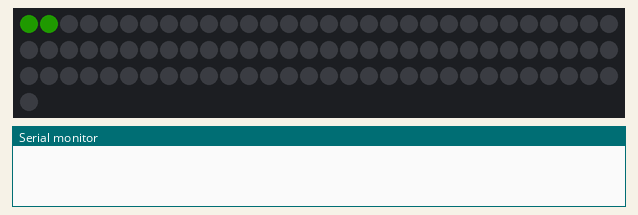
Simulated run of this sketch. Board: ESP32. On the bench: 91 RGB LEDs in strip order, left to right, continuing on the next row, the last lines printed to the serial monitor. Dim RGB values are drawn brighter than linear; WiFi joins after 1.5 s; servers stay silent unless stated; the local clock reads 2024-03-15 10:24:30 at power-on unless the sketch sets it; web services answer with replies made up by the test bench.

Above: at 0.1 s.
At 4.69 s:
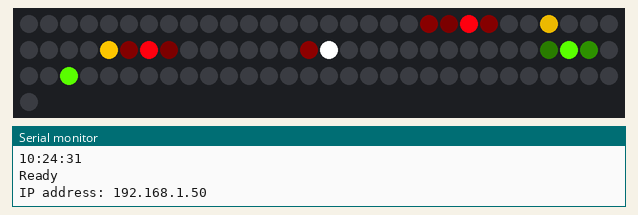
At 39.55 s:
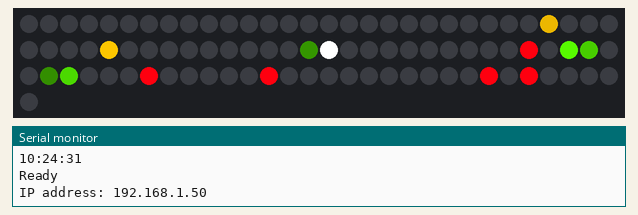

The sketch:

Hexel.ino
```cpp
/*
   TODO
    - Clock
    - Weather montages (rain, sun, thunder)
    - Sky montages - sunrise, sunset
    - Something with calendars
    - Something with Satellite view over your current location
      - A rough view of the current cape peninsular with weather/clouds
    - Some message while searching for WiFi
    - A startup screen - BoydOS
    - Change the clock to be able to display floating point seconds
    - Neural network to learn and play chess/checkers/tetris/snake/pong
    - Hex based maze survival game?
    - Genghis visualiser (with the bot at the centre, the rest of the world just moves round it)
    - virtual lava lamp
    - live updating map for property prices?
    - live update of some online game?
    - live update of satellites overhead/flights?
    - low res memes?
    - DVD logo thing, but it always hits the corners
    - synced with spotify
    - Add in a rotation amount to the renderer
    - Program a proper graphics renderer, with a z value to indicate depth / layers
    - Make the minecraft logo?

*/

#include <ArduinoOTA.h>       // OTA
#include <ArduinoJson.h>      // Read JSON streams
#include <ESPmDNS.h>          // OTA
#include <HTTPClient.h>       // HTTP connection
#include <NeoPixelAnimator.h> // Neopixels
#include <NeoPixelBus.h>      // Neopixels
#include <Wire.h>             // hmmm
#include <WiFi.h>             // Wifi connection
#include <WiFiUdp.h>          // OTA

#define PIXEL_PIN 4
#define PIXEL_COUNT 91
NeoPixelBus<NeoGrbFeature, Neo800KbpsMethod> strip(PIXEL_COUNT, PIXEL_PIN);

const char* ssid = "MOSSAD";
const char* password =  "28Woodlands";
float h = 0.0;
float m = 0.0;
float s = 0.0;
int DAY_INTERVAL = 50;
int NIGHT_INTERVAL = 10;
int interval = DAY_INTERVAL;
long startTimer = millis();
float X_CENTER = 5.0;
float Y_CENTER = 2.5;
float ROTATION = 3 / 6 * PI;
long delta = 0;


const int hex[11][11] = {
  { 0,  1,  2,  3,  4,  5, -1, -1, -1, -1, -1 },
  { 12, 11, 10,  9,  8,  7,  6, -1, -1, -1, -1 },
  { 13, 14, 15, 16, 17, 18, 19, 20, -1, -1, -1 },
  { 29, 28, 27, 26, 25, 24, 23, 22, 21, -1, -1 },
  { 30, 31, 32, 33, 34, 35, 36, 37, 38, 39, -1 },
  { 50, 49, 48, 47, 46, 45, 44, 43, 42, 41, 40 },
  { -1, 51, 52, 53, 54, 55, 56, 57, 58, 59, 60 },
  { -1, -1, 69, 68, 67, 66, 65, 64, 63, 62, 61 },
  { -1, -1, -1, 70, 71, 72, 73, 74, 75, 76, 77 },
  { -1, -1, -1, -1, 84, 83, 82, 81, 80, 79, 78 },
  { -1, -1, -1, -1, -1, 85, 86, 87, 88, 89, 90 }
};

const int centre_ring[7] = {35, 44, 56, 55, 46, 34, 45};

StaticJsonDocument<600> doc;

void setup() {
  HsbColor col = HsbColor(0.3, 1.0, 0.1);
  pinMode(PIXEL_PIN, OUTPUT);
  // Start up the Hexels
  strip.Begin();
  strip.Show();
  strip.SetPixelColor(0, col);
  strip.Show();
  Serial.begin(115200);
  while (!Serial); // wait for serial attach
  strip.SetPixelColor(1, col);
  strip.Show();
  WiFi.mode(WIFI_STA);
  WiFi.begin(ssid, password);

  // wait until the connection is resolved into a pass/fail
  while (WiFi.waitForConnectResult() != WL_CONNECTED) {
    col = HsbColor(0.0, 1.0, 0.1);
    strip.ClearTo(HsbColor(0.0, 1.0, 0.0));
    for (int i = 0; i < 7; i++) {
      strip.SetPixelColor(centre_ring[i], col);
      strip.Show();
      delay(500);
    }
    ESP.restart();
  }
  strip.SetPixelColor(2, col);
  strip.Show();
  ArduinoOTA.setHostname("ESP32-Hexel");
  //  ArduinoOTA.setPassword("admin");

  ArduinoOTA
  .onStart([]() {
    String type;
    if (ArduinoOTA.getCommand() == U_FLASH) {
      type = "sketch";
    } else {// U_SPIFFS
      type = "filesystem";
    }
    Serial.println("Start updating " + type);
  })
  .onEnd([]() {
    Serial.println("\nEnd");
  })
  .onProgress([](unsigned int progress, unsigned int total) {
    Serial.printf("Progress: %u%%\r", (progress / (total / 100)));
  })
  .onError([](ota_error_t error) {
    Serial.printf("Error[%u]: ", error);
    if (error == OTA_AUTH_ERROR) Serial.println("Auth Failed");
    else if (error == OTA_BEGIN_ERROR) Serial.println("Begin Failed");
    else if (error == OTA_CONNECT_ERROR) Serial.println("Connect Failed");
    else if (error == OTA_RECEIVE_ERROR) Serial.println("Receive Failed");
    else if (error == OTA_END_ERROR) Serial.println("End Failed");
  });

  ArduinoOTA.begin();
  strip.SetPixelColor(3, col);
  strip.Show();
  // Get and set the time

  String hms_str = get_HMS_string();
  Serial.println(hms_str);
  String hms[3] = {
    hms_str.substring(0, 2),
    hms_str.substring(3, 5),
    hms_str.substring(6, 8)
  };
  h = hms[0].toInt() % 24;
  m = hms[1].toInt() % 60;
  s = hms[2].toInt() % 60;

  strip.SetPixelColor(4, col);
  strip.Show();

  Serial.println("Ready");
  Serial.print("IP address: ");
  Serial.println(WiFi.localIP());

}

void loop() {
  ArduinoOTA.handle();
  interval = (8.0 < h && h < 22.0) ? DAY_INTERVAL : NIGHT_INTERVAL;
  if (millis() - startTimer > interval) {
    delta = millis() - startTimer;
    startTimer = millis();
    s += delta / 1000.0;
    //    m += delta / 60000.0;
    //    h += delta / 3600000.0;
    if (s >= 60.0) {
      s -= 60.0;
      m += 1;
    }
    if (m >= 60.0) {
      String hms_str = get_HMS_string();
      String hms[3] = {
        hms_str.substring(0, 2),
        hms_str.substring(3, 5),
        hms_str.substring(6, 8)
      };
      h = hms[0].toInt();
      m = hms[1].toInt();
      s = hms[2].toInt();
    }
    strip.ClearTo(HsbColor(0.0, 1.0, 0.0));
    drawClock(h, m, s);
//    strip.SetPixelColor(s, HsbColor(0.6, 1.0, 0.05));
//    strip.SetPixelColor(m, HsbColor(0.3, 1.0, 0.05));
//    strip.SetPixelColor(h, HsbColor(0.0, 1.0, 0.05));
    strip.Show();
  }
}

void drawClock(float h, float m, float s) {
  float brightness = (8.0 < h && h < 22.0) ? 1.0 : 0.05; // Dim the lights at night
  //  brightness = 1.0;
  HsbColor hr_col = HsbColor(0.13, 1.0, brightness);
  HsbColor mn_col = HsbColor(0.275, 1.0, brightness);
  HsbColor sc_col = HsbColor(0.99, 1.0, brightness);

  float s_frac = (s / 60.0);
  float m_frac = (m / 60.0) + s_frac / 60.0;
  float h_frac = ((((int) h) % 12) / 12.0) + m_frac / 60.0;

  // Set the second hand
  drawLine(
    5, 2.5,
    5 + 6 * cos(s_frac * TWO_PI - HALF_PI),
    2.5 + 6 * sin(s_frac * TWO_PI - HALF_PI),
    sc_col
  );
  // Set the minute hand
  drawLine(
    5, 2.5,                                   // x0, y0
    5 + 4 * cos(m_frac * TWO_PI - HALF_PI),   // x1
    2.5 + 4 * sin(m_frac * TWO_PI - HALF_PI), // y1
    mn_col                   // color
  );
  // Set the hour hand
  drawLine(
    5, 2.5,
    5 + 2.5 * cos(h_frac * TWO_PI - HALF_PI),
    2.5 + 2.5 * sin(h_frac * TWO_PI - HALF_PI),
    hr_col
  );

  strip.SetPixelColor(45, HsbColor(0.0, 0.0, brightness));

}

//void drawPoint(float x, float y, HsbColor item_color) {
//  float s_val = s_from_xy(x, y);
//  float t_val = t_from_xy(x, y);
//
//  int s_arr[3] = { floor(round(s_val) - 0.01), round(s_val), ceil(round(s_val) + 0.01) };
//  int t_arr[3] = { floor(round(t_val) - 0.01), round(t_val), ceil(round(t_val) + 0.01) };
//
//  for (int i = 0; i < 3; i++) {
//    if (s_arr[i] < 11 && s_arr[i] > -1) {
//      for (int j = 0; j < 3; j++) {
//        if (t_arr[j] < 11 && t_arr[j] > -1) {
//          float dist = point_to_point(
//                         x_from_st(s_arr[i], t_arr[j]),
//                         y_from_st(s_arr[i], t_arr[j]),
//                         x,
//                         y
//                       );
//          float adjustment = adjustment_from_dist(dist);
//
//          HsbColor OG_color = strip.GetPixelColor(hex[s_arr[i]][t_arr[j]]);
//          HsbColor new_color = HsbColor(
//                                 item_color.H * adjustment + OG_color.H * (1 - adjustment),
//                                 1.0
////                                 item_color.S * adjustment + OG_color.S * (1 - adjustment),
//                                 item_color.B * adjustment + OG_color.B * (1 - adjustment)
//                               );
//          strip.SetPixelColor(hex[s_arr[i]][t_arr[j]], new_color);
//        }
//      }
//    }
//  }
//}

void drawLine(float x1, float y1, float x2, float y2, HsbColor item_color) {
  int s_start = floor(s_from_xy(min(x1, x2), min(y1, y2))) - 1;
  int t_start = floor(t_from_xy(min(x1, x2), min(y1, y2))) - 1;

  int s_end = ceil(s_from_xy(max(x1, x2), max(y1, y2))) + 1;
  int t_end = ceil(t_from_xy(max(x1, x2), max(y1, y2))) + 1;

  float s1 = s_from_xy(x1, y1);
  float t1 = t_from_xy(x1, y1);
  float s2 = s_from_xy(x2, y2);
  float t2 = t_from_xy(x2, y2);

  for (int s = s_start; s <= s_end; s++) {
    for (int t = t_start; t <= t_end; t++) {

      // now color the pixel at hex[s][t] according to the closest point of the line
      float dist = line_to_point(x1, y1, x2, y2, x_from_st(s, t), y_from_st(s, t));

      float adjustment = adjustment_from_dist(dist);
      if (item_color.B * adjustment > 0.01 && s >= 0 && s < 11 && t >= 0 && t < 11) {
        HsbColor OG_color = strip.GetPixelColor(hex[s][t]);
        HsbColor new_color;
        if (OG_color.B < 0.01) {
          new_color = HsbColor(
                        item_color.H,
                        item_color.S,
                        item_color.B * adjustment
                      );
        } else {
          new_color = HsbColor(
                        item_color.H * adjustment + OG_color.H * (1 - adjustment),
                        item_color.S * adjustment + OG_color.S * (1 - adjustment),
                        item_color.B * adjustment + OG_color.B * (1 - adjustment)
                      );
        }
        strip.SetPixelColor(hex[s][t], new_color);
      }
    }
  }
}

float point_to_point(float x1, float y1, float x2, float y2) {
  return sqrt(pow(x1 - x2, 2) + pow(y1 - y2, 2));
}

float line_to_point(float A_x, float A_y, float B_x, float B_y, float x, float y) {
  if (A_x == B_x || A_y == B_y) {
    // Rotate by 45 degrees in order to offset horizontal/vertical lines
    // TODO is it possible to get rid of all this float arithmatic?
    float ROOT_TWO_OVER_TWO = 0.707106781;
    A_x = ROOT_TWO_OVER_TWO * (A_x - A_y);
    A_y = ROOT_TWO_OVER_TWO * (A_x + A_y);

    B_x = ROOT_TWO_OVER_TWO * (B_x - B_y);
    B_y = ROOT_TWO_OVER_TWO * (B_x + B_y);

    x = ROOT_TWO_OVER_TWO * (x - y);
    y = ROOT_TWO_OVER_TWO * (x + y);
  }
  if (A_y < B_y) { // Make sure point A is the higher of the two
    float temp = A_y;
    A_y = B_y;
    B_y = temp;

    temp = A_x;
    A_x = B_x;
    B_x = temp;
  }
  float m = (B_y - A_y) / (B_x - A_x);
  float c = A_y - m * A_x;
  float m_norm = -1 / m;
  float A_c_norm = A_y - m_norm * A_x;
  float B_c_norm = B_y - m_norm * B_x;

  if (y > (m_norm * x + A_c_norm)) {        // The point to draw is before the start of the line
    return point_to_point(A_x, A_y, x, y);
  } else if (y < (m_norm * x + B_c_norm)) { // The point to draw is after the end of the line
    return point_to_point(B_x, B_y, x, y);
  } else {
    return abs(c + m * x - y) / sqrt(pow(m, 2) + 1);
  }
}

float adjustment_from_dist(float dist) {
  // https://www.desmos.com/calculator/nlhki3mlce
  int steepness = 32;
  int flatness = 3;
  return pow(2, -steepness * abs( pow(dist, flatness)));
}

String get_HMS_string() {
  if ((WiFi.status() == WL_CONNECTED)) {
    HTTPClient http;
    http.begin("http://worldtimeapi.org/api/ip");
    int httpCode = http.GET();
    if (httpCode > 0) {
      String payload = http.getString();
      //Deserialize the JSON document
      DeserializationError error = deserializeJson(doc, payload);
      // Test if parsing succeeds.
      if (error) {
        Serial.print(F("deserializeJson() failed: "));
        Serial.println(error.c_str());
        return "ERROR";
      }
      String str = doc["datetime"];
      http.end(); //Free the resources
      return str.substring(11, 19);
    } else {
      http.end(); //Free the resources
      Serial.println("Error on HTTP request");
    }
    //    2020-05-22T21:52:47.608325+02:00
  }
}

void wifi() {

  //  if ((WiFi.status() == WL_CONNECTED)) { //Check the current connection status
  //    HTTPClient http;
  //    http.begin(endpoint); //Specify the URL
  //    int httpCode = http.GET();  //Make the request
  //
  //    if (httpCode > 0) { //Check for the returning code
  //        String payload = http.getString();
  //        //Deserialize the JSON document
  //        DeserializationError error = deserializeJson(doc, payload);
  //        // Test if parsing succeeds.
  //        if (error) {
  //          Serial.print(F("deserializeJson() failed: "));
  //          Serial.println(error.c_str());
  //          return;
  //        }
  //        String str = doc["datetime"];
  //        Serial.println(str);
  //        String str_h = str.substring(11,13);
  //        String str_m = str.substring(14,16);
  //        String str_s = str.substring(17,19);
  //        int h = str_h.toInt();
  //        int m = str_m.toInt();
  //        int s = str_s.toInt();
  //        clock(h, m, s);
  //        delay(1000);
  //      }
  //
  //    else {
  //      Serial.println("Error on HTTP request");
  //    }
  //    2020-05-22T21:52:47.608325+02:00

  //    http.end(); //Free the resources
  //  }
}

float s_from_xy(float x, float y) {
  // s is  the direction left to right
  //  return x;
  return s_from_xy(x, y, ROTATION);
}

float t_from_xy(float x, float y) {
  // t is  the direction diagonally up
  //  return x / 2.0 + y;
  return t_from_xy(x, y, ROTATION);

}

float x_from_st(float s, float t) {
  //  return s;
  return x_from_st(s, t, ROTATION);

}

float y_from_st(float s, float t) {
  //  return t - s / 2.0;
  return y_from_st(s, t, ROTATION);

}

float s_from_xy(float x, float y, float theta) {
  // s is  the direction left to right
  // The centre of rotation is at (x=5, y=2.5) or (s=5, t=0)
  float x_rotated = (x - X_CENTER) * cos(theta) - (y - Y_CENTER) * sin(theta) + X_CENTER;
  return x_rotated;
}

float t_from_xy(float x, float y, float theta) {
  // t is  the direction diagonally up
  float x_rotated = (x - X_CENTER) * cos(theta) - (y - Y_CENTER) * sin(theta) + X_CENTER;
  float y_rotated = (x - X_CENTER) * sin(theta) + (y - Y_CENTER) * cos(theta) + Y_CENTER;
  return x_rotated / 2.0 + y_rotated;
}

float x_from_st(float s, float t, float theta) {
  float y_rotated = t - s / 2.0;
  float x_rotated = s;
  float x = (x_rotated - X_CENTER) * cos(-theta) - (y_rotated - Y_CENTER) * sin(-theta) + X_CENTER;
  return x;
}

float y_from_st(float s, float t, float theta) {
  float y_rotated = t - s / 2.0;
  float x_rotated = s;
  float y = (x_rotated - X_CENTER) * sin(-theta) + (y_rotated - Y_CENTER) * cos(-theta) + Y_CENTER;
  return y;
}

void run_test(int DELAY) {
  Serial.println("=============LED TEST START=============");
  Serial.println("Testing individual LEDs with WHITE");
  for (int i = 0; i < PIXEL_COUNT; i++) {
    strip.ClearTo(HslColor(0, 1, 0));
    strip.SetPixelColor(i, HslColor(0.5, 0.5, 0.5));
    strip.Show();
    delay(DELAY);
  }

  Serial.println();
  Serial.print("Testing SAT 0-100: ");
  strip.ClearTo(HslColor(0, 1, 0));;
  for (float s = 0.0; s < 1.0f; s += 0.01) {
    strip.ClearTo(HslColor(0.5, s, 0.5));
    strip.Show();
    if (((int) s * 100) % 10 == 0) {
      Serial.print(s);
      Serial.print(" ");
    }
    delay(DELAY / 3);
  }

  Serial.println();
  Serial.print("Testing VAL 0-100: ");
  strip.ClearTo(HslColor(0, 1 , 0));;
  for (float l = 0.0; l < 1.0f; l += 0.01) {
    strip.ClearTo(HslColor(0.5, 0.5, l));
    strip.Show();
    if (((int) l * 100) % 10 == 0) {
      Serial.print(l);
      Serial.print(" ");
    }
    delay(DELAY / 3);
  }

  Serial.print("Testing HUE 0-360: ");
  strip.ClearTo(HslColor(0, 1, 0));;
  for (float h = 0.0; h < 1.0f; h += 0.01) {
    strip.ClearTo(HslColor(h, 1, 0.5));
    strip.Show();
    if (((int) h * 100) % 10 == 0) {
      Serial.print(h);
      Serial.print(" ");
    }
    delay(DELAY / 3);
  }

  strip.ClearTo(HslColor(0, 1, 0));;
  Serial.println();
  Serial.println("=============LED TEST END=============");

}
```
